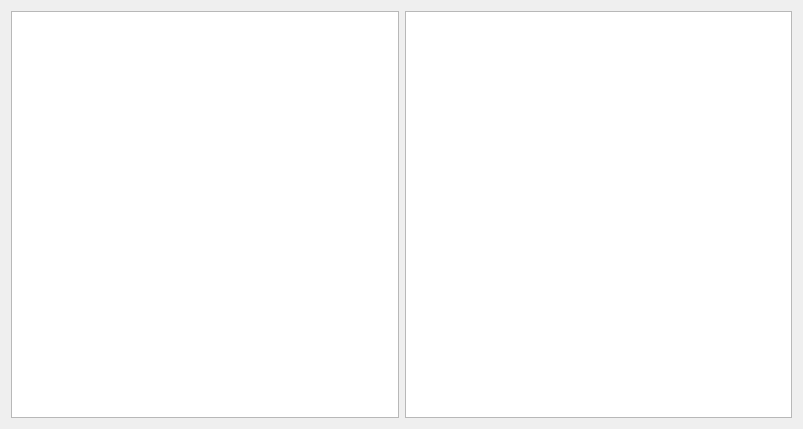
<?xml version="1.0" encoding="UTF-8"?>
<ui version="4.0">
 <class>Comparison</class>
 <widget class="QWidget" name="Comparison">
  <property name="geometry">
   <rect>
    <x>0</x>
    <y>0</y>
    <width>803</width>
    <height>429</height>
   </rect>
  </property>
  <property name="windowTitle">
   <string>Form</string>
  </property>
  <layout class="QHBoxLayout" name="horizontalLayout_2">
   <item>
    <layout class="QHBoxLayout" name="horizontalLayout">
     <item>
      <widget class="QGraphicsView" name="graphicsView"/>
     </item>
     <item>
      <widget class="QGraphicsView" name="graphicsView_2"/>
     </item>
    </layout>
   </item>
  </layout>
 </widget>
 <resources/>
 <connections/>
</ui>
